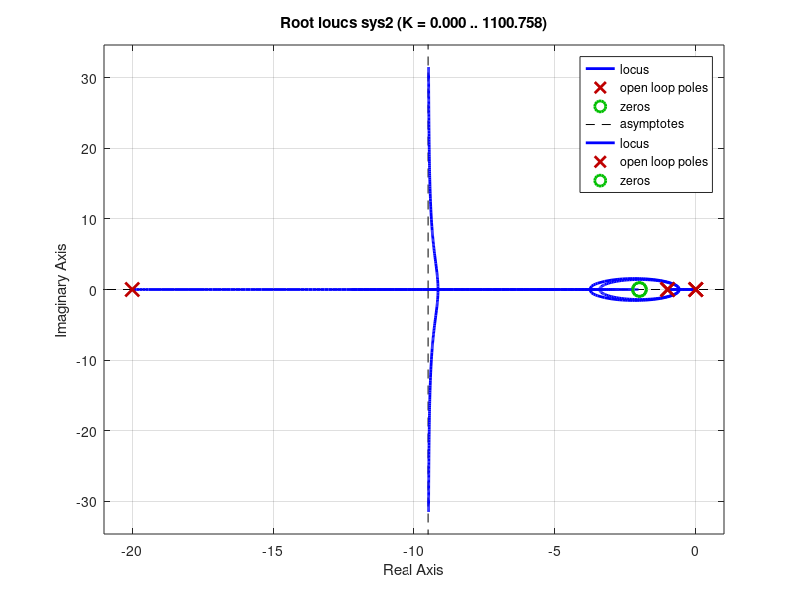

This figure's MATLAB source: (Note: this script raises an error after producing the figure.)
% Fig. 5.23  Feedback Control of Dynamic Systems, 6e 
%             Franklin, Powell, Emami
% script to generate Fig. 5.23 

clf;
n=1;
d=[1 1 0];
n1=[1 2 ];
d1=conv(d,[1 20]);
d2=conv(d,[1 10]);
 sys1=tf(n1,d);
rlocus(sys1)
hold on
sys2=tf(n1,d1);
rlocus(sys2,':')
sys3=tf(n1,d2);
rlocus(sys3,'--')
axis([-6 2 -3 3])
title('Fig. 5.23 Root locus with PD or lead compensation')
z=0:.1:.9;
 wn=1:1:6;
 sgrid(z, wn)
 hold off